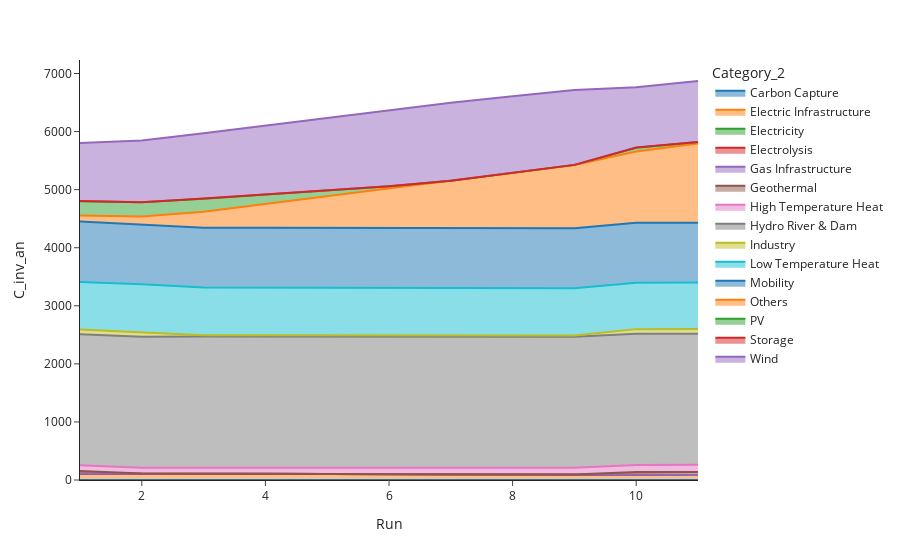

Notebook code for this chart:
### Markdown cell above
- Aggregates the costs by category.

#### Plot Investment Costs by Sub-Category

### Code cell
# Plot annualized investment costs aggregated by sub-category
plot_parametrisation(results=results_ch_n, variable="C_inv_an", category="Category_2")

### Figure 1 — Plotly figure (JSON) as saved in the notebook; plotly's stock layout.template omitted (floating-point values rounded to 4 significant figures)
{"data": [{"fillpattern": {"shape": ""}, "hovertemplate": "Category_2=Carbon Capture<br>Run=%{x}<br>C_inv_an=%{y}<extra></extra>", "legendgroup": "Carbon Capture", "line": {"color": "#1F77B4"}, "marker": {"symbol": "circle"}, "mode": "lines", "name": "Carbon Capture", "orientation": "v", "showlegend": true, "stackgroup": "1", "type": "scatter", "x": [1, 2, 3, 4, 5, 6, 7, 8, 9, 10, 11], "xaxis": "x", "y": [0, 0, 0, 0, 0, 0, 0, 0, 0, 0, 0], "yaxis": "y"}, {"fillpattern": {"shape": ""}, "hovertemplate": "Category_2=Electric Infrastructure<br>Run=%{x}<br>C_inv_an=%{y}<extra></extra>", "legendgroup": "Electric Infrastructure", "line": {"color": "#FF7F0E"}, "marker": {"symbol": "circle"}, "mode": "lines", "name": "Electric Infrastructure", "orientation": "v", "showlegend": true, "stackgroup": "1", "type": "scatter", "x": [1, 2, 3, 4, 5, 6, 7, 8, 9, 10, 11], "xaxis": "x", "y": [108.8, 111.4, 107.9, 105.8, 103.7, 101.8, 99.19, 96.69, 94.67, 88.65, 87.28], "yaxis": "y"}, {"fillpattern": {"shape": ""}, "hovertemplate": "Category_2=Electricity<br>Run=%{x}<br>C_inv_an=%{y}<extra></extra>", "legendgroup": "Electricity", "line": {"color": "#2CA02C"}, "marker": {"symbol": "circle"}, "mode": "lines", "name": "Electricity", "orientation": "v", "showlegend": true, "stackgroup": "1", "type": "scatter", "x": [1, 2, 3, 4, 5, 6, 7, 8, 9, 10, 11], "xaxis": "x", "y": [0.0003687, 0.00038, 0.0004423, 0.0004423, 0.0004423, 0.0004423, 0.0004422, 0.0004422, 0.0004422, 0.0003685, 0.0003685], "yaxis": "y"}, {"fillpattern": {"shape": ""}, "hovertemplate": "Category_2=Electrolysis<br>Run=%{x}<br>C_inv_an=%{y}<extra></extra>", "legendgroup": "Electrolysis", "line": {"color": "#D62728"}, "marker": {"symbol": "circle"}, "mode": "lines", "name": "Electrolysis", "orientation": "v", "showlegend": true, "stackgroup": "1", "type": "scatter", "x": [1, 2, 3, 4, 5, 6, 7, 8, 9, 10, 11], "xaxis": "x", "y": [0, 0, 0, 0, 0, 0, 0, 0, 0, 0, 0], "yaxis": "y"}, {"fillpattern": {"shape": ""}, "hovertemplate": "Category_2=Gas Infrastructure<br>Run=%{x}<br>C_inv_an=%{y}<extra></extra>", "legendgroup": "Gas Infrastructure", "line": {"color": "#9467BD"}, "marker": {"symbol": "circle"}, "mode": "lines", "name": "Gas Infrastructure", "orientation": "v", "showlegend": true, "stackgroup": "1", "type": "scatter", "x": [1, 2, 3, 4, 5, 6, 7, 8, 9, 10, 11], "xaxis": "x", "y": [0.05146, 0.05128, 0.07794, 0.07794, 0.07794, 0.07838, 0.08229, 0.07543, 0.09998, 0.4455, 0.4478], "yaxis": "y"}, {"fillpattern": {"shape": ""}, "hovertemplate": "Category_2=Geothermal<br>Run=%{x}<br>C_inv_an=%{y}<extra></extra>", "legendgroup": "Geothermal", "line": {"color": "#8C564B"}, "marker": {"symbol": "circle"}, "mode": "lines", "name": "Geothermal", "orientation": "v", "showlegend": true, "stackgroup": "1", "type": "scatter", "x": [1, 2, 3, 4, 5, 6, 7, 8, 9, 10, 11], "xaxis": "x", "y": [47.82, 0, 0, 0, 0, 0, 0, 0, 0, 48.07, 48.07], "yaxis": "y"}, {"fillpattern": {"shape": ""}, "hovertemplate": "Category_2=High Temperature Heat<br>Run=%{x}<br>C_inv_an=%{y}<extra></extra>", "legendgroup": "High Temperature Heat", "line": {"color": "#E377C2"}, "marker": {"symbol": "circle"}, "mode": "lines", "name": "High Temperature Heat", "orientation": "v", "showlegend": true, "stackgroup": "1", "type": "scatter", "x": [1, 2, 3, 4, 5, 6, 7, 8, 9, 10, 11], "xaxis": "x", "y": [97.88, 98.54, 103.7, 103.7, 103.7, 103.7, 105.0, 109.4, 114.7, 122.5, 124.8], "yaxis": "y"}, {"fillpattern": {"shape": ""}, "hovertemplate": "Category_2=Hydro River & Dam<br>Run=%{x}<br>C_inv_an=%{y}<extra></extra>", "legendgroup": "Hydro River & Dam", "line": {"color": "#7F7F7F"}, "marker": {"symbol": "circle"}, "mode": "lines", "name": "Hydro River & Dam", "orientation": "v", "showlegend": true, "stackgroup": "1", "type": "scatter", "x": [1, 2, 3, 4, 5, 6, 7, 8, 9, 10, 11], "xaxis": "x", "y": [2257.0, 2257.0, 2257.0, 2257.0, 2257.0, 2257.0, 2257.0, 2257.0, 2257.0, 2257.0, 2257.0], "yaxis": "y"}, {"fillpattern": {"shape": ""}, "hovertemplate": "Category_2=Industry<br>Run=%{x}<br>C_inv_an=%{y}<extra></extra>", "legendgroup": "Industry", "line": {"color": "#BCBD22"}, "marker": {"symbol": "circle"}, "mode": "lines", "name": "Industry", "orientation": "v", "showlegend": true, "stackgroup": "1", "type": "scatter", "x": [1, 2, 3, 4, 5, 6, 7, 8, 9, 10, 11], "xaxis": "x", "y": [81.11, 72.29, 23.53, 23.53, 23.53, 23.53, 23.53, 23.53, 23.53, 81.11, 81.11], "yaxis": "y"}, {"fillpattern": {"shape": ""}, "hovertemplate": "Category_2=Low Temperature Heat<br>Run=%{x}<br>C_inv_an=%{y}<extra></extra>", "legendgroup": "Low Temperature Heat", "line": {"color": "#17BECF"}, "marker": {"symbol": "circle"}, "mode": "lines", "name": "Low Temperature Heat", "orientation": "v", "showlegend": true, "stackgroup": "1", "type": "scatter", "x": [1, 2, 3, 4, 5, 6, 7, 8, 9, 10, 11], "xaxis": "x", "y": [817.9, 830.4, 821.2, 821.2, 821.2, 821.2, 816.2, 813.0, 812.9, 800.5, 800.5], "yaxis": "y"}, {"fillpattern": {"shape": ""}, "hovertemplate": "Category_2=Mobility<br>Run=%{x}<br>C_inv_an=%{y}<extra></extra>", "legendgroup": "Mobility", "line": {"color": "#1F77B4"}, "marker": {"symbol": "circle"}, "mode": "lines", "name": "Mobility", "orientation": "v", "showlegend": true, "stackgroup": "1", "type": "scatter", "x": [1, 2, 3, 4, 5, 6, 7, 8, 9, 10, 11], "xaxis": "x", "y": [1039.0, 1031.0, 1031.0, 1031.0, 1031.0, 1031.0, 1031.0, 1031.0, 1031.0, 1031.0, 1031.0], "yaxis": "y"}, {"fillpattern": {"shape": ""}, "hovertemplate": "Category_2=Others<br>Run=%{x}<br>C_inv_an=%{y}<extra></extra>", "legendgroup": "Others", "line": {"color": "#FF7F0E"}, "marker": {"symbol": "circle"}, "mode": "lines", "name": "Others", "orientation": "v", "showlegend": true, "stackgroup": "1", "type": "scatter", "x": [1, 2, 3, 4, 5, 6, 7, 8, 9, 10, 11], "xaxis": "x", "y": [105.0, 136.6, 273.1, 409.7, 546.2, 682.8, 819.3, 955.9, 1092.0, 1229.0, 1366.0], "yaxis": "y"}, {"fillpattern": {"shape": ""}, "hovertemplate": "Category_2=PV<br>Run=%{x}<br>C_inv_an=%{y}<extra></extra>", "legendgroup": "PV", "line": {"color": "#2CA02C"}, "marker": {"symbol": "circle"}, "mode": "lines", "name": "PV", "orientation": "v", "showlegend": true, "stackgroup": "1", "type": "scatter", "x": [1, 2, 3, 4, 5, 6, 7, 8, 9, 10, 11], "xaxis": "x", "y": [246.9, 246.9, 228.0, 164.2, 100.3, 36.89, 0, 0, 0.2753, 64.37, 24.77], "yaxis": "y"}, {"fillpattern": {"shape": ""}, "hovertemplate": "Category_2=Storage<br>Run=%{x}<br>C_inv_an=%{y}<extra></extra>", "legendgroup": "Storage", "line": {"color": "#D62728"}, "marker": {"symbol": "circle"}, "mode": "lines", "name": "Storage", "orientation": "v", "showlegend": true, "stackgroup": "1", "type": "scatter", "x": [1, 2, 3, 4, 5, 6, 7, 8, 9, 10, 11], "xaxis": "x", "y": [0.2916, 0.2906, 0.4165, 0.4165, 0.4165, 0.4165, 0.4165, 0.384, 0.1968, 1.557, 1.674], "yaxis": "y"}, {"fillpattern": {"shape": ""}, "hovertemplate": "Category_2=Wind<br>Run=%{x}<br>C_inv_an=%{y}<extra></extra>", "legendgroup": "Wind", "line": {"color": "#9467BD"}, "marker": {"symbol": "circle"}, "mode": "lines", "name": "Wind", "orientation": "v", "showlegend": true, "stackgroup": "1", "type": "scatter", "x": [1, 2, 3, 4, 5, 6, 7, 8, 9, 10, 11], "xaxis": "x", "y": [998.9, 1061.0, 1124.0, 1186.0, 1249.0, 1311.0, 1344.0, 1322.0, 1289.0, 1038.0, 1049.0], "yaxis": "y"}], "layout": {"legend": {"title": {"text": "Category_2"}, "tracegroupgap": 0}, "margin": {"t": 60}, "xaxis": {"anchor": "y", "domain": [0, 1], "title": {"text": "Run"}}, "yaxis": {"anchor": "x", "domain": [0, 1], "title": {"text": "C_inv_an"}}}}
